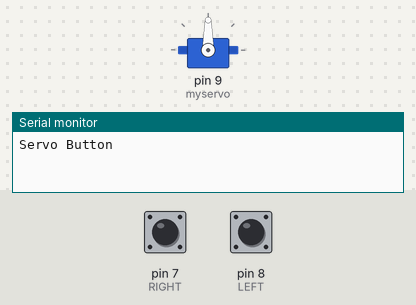
Simulated run of this sketch. Board: Arduino Uno, built with avr-gcc and run on an emulated ATmega328P. Parts: servo, the last lines printed to the serial monitor. Inputs (shaded band) come from the test bench; at power-on: pin 7 (RIGHT) HIGH, pin 8 (LEFT) HIGH.

Above: at 1.2 s.
1.3 s: pin 7 (RIGHT) pulled LOW for 1 s
At 2.8 s:
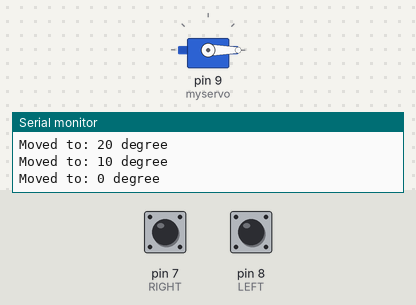
4.3 s: pin 8 (LEFT) pulled LOW for 1 s
At 4.45 s:
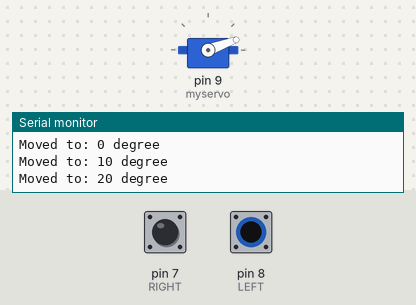
7.3 s: pin 8 (LEFT) pulled LOW for 0.15 s
At 8.0 s:
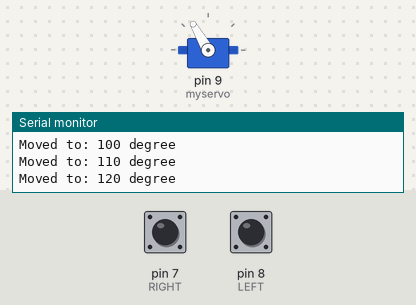
8.9 s: pin 8 (LEFT) pulled LOW for 0.15 s
At 10.2 s:
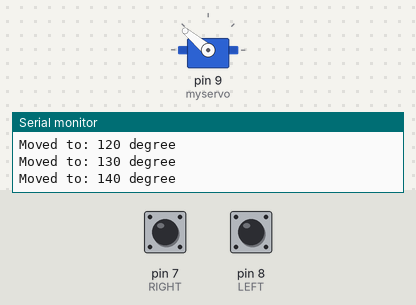
10.5 s: pin 8 (LEFT) pulled LOW for 3.2 s
At 11.8 s:
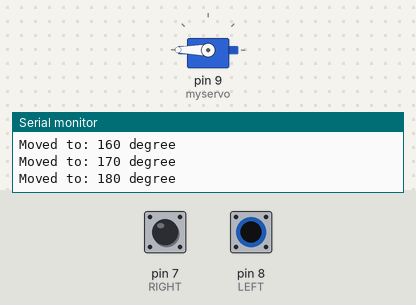
15.2 s: pin 7 (RIGHT) pulled LOW for 0.15 s
At 16.4 s:
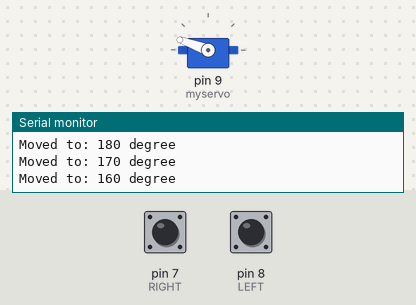
Timing chart, 0 to 17.8 s (numbered marks = the images above; inputs shaded):
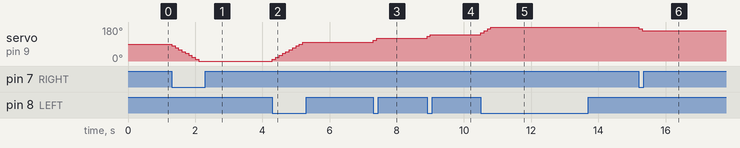

The sketch:

Servo.ino
```cpp
#include <Servo.h>

Servo myservo;  // create servo object to control a servo

int angle =90;    // initial angle  for servo
int angleStep =10
;

#define LEFT 8   // pin 12 is connected to left button
#define RIGHT 7  // pin 2 is connected to right button

void setup() {
  Serial.begin(9600);          //  setup serial
  myservo.attach(9);  // attaches the servo on pin 9 to the servo object
  pinMode(LEFT,INPUT_PULLUP); // assign pin 12 ass input for Left button
  pinMode(RIGHT,INPUT_PULLUP);// assing pin 2 as input for right button
  myservo.write(angle);// send servo to the middle at 90 degrees
 Serial.println("Servo Button ");
}

void loop() {
  // Servo button demo by Robojax.com
  while(digitalRead(RIGHT) == LOW){

    if (angle > 0 && angle <= 180) {
      angle = angle - angleStep;
       if(angle < 0){
        angle = 0;
       }else{
      myservo.write(angle); // move the servo to desired angle
      Serial.print("Moved to: ");
      Serial.print(angle);   // print the angle
      Serial.println(" degree");
       }
    }

  delay(100); // waits for the servo to get there
  }// while

  while(digitalRead(LEFT) == LOW){

    // Servo button demo by Robojax.com
    if (angle >= 0 && angle <= 180) {
      angle = angle + angleStep;
      if(angle >180){
        angle =180;
       }else{
      myservo.write(angle); // move the servo to desired angle
      Serial.print("Moved to: ");
      Serial.print(angle);   // print the angle
      Serial.println(" degree");
       }
    }

  delay(100); // waits for the servo to get there
  }//


}
```

Measured:
- after the input at 1.3 s, servo on pin 9 (myservo): moves from 90° to 0° over 0.80 s, starting at once
- after the input at 4.3 s, servo on pin 9 (myservo): moves from 0° to 100° over 0.90 s, starting at once
- after the input at 7.3 s, servo on pin 9 (myservo): 100° → 110° at once, → 120° 0.10 s later
- after the input at 8.9 s, servo on pin 9 (myservo): 120° → 130° at once, → 140° 0.10 s later
- after the input at 10.5 s, servo on pin 9 (myservo): 140° → 150° at once, → 160° 0.10 s later, → 170° 0.10 s later, → 180° 0.10 s later
- after the input at 15.2 s, servo on pin 9 (myservo): 180° → 170° at once, → 160° 0.10 s later
